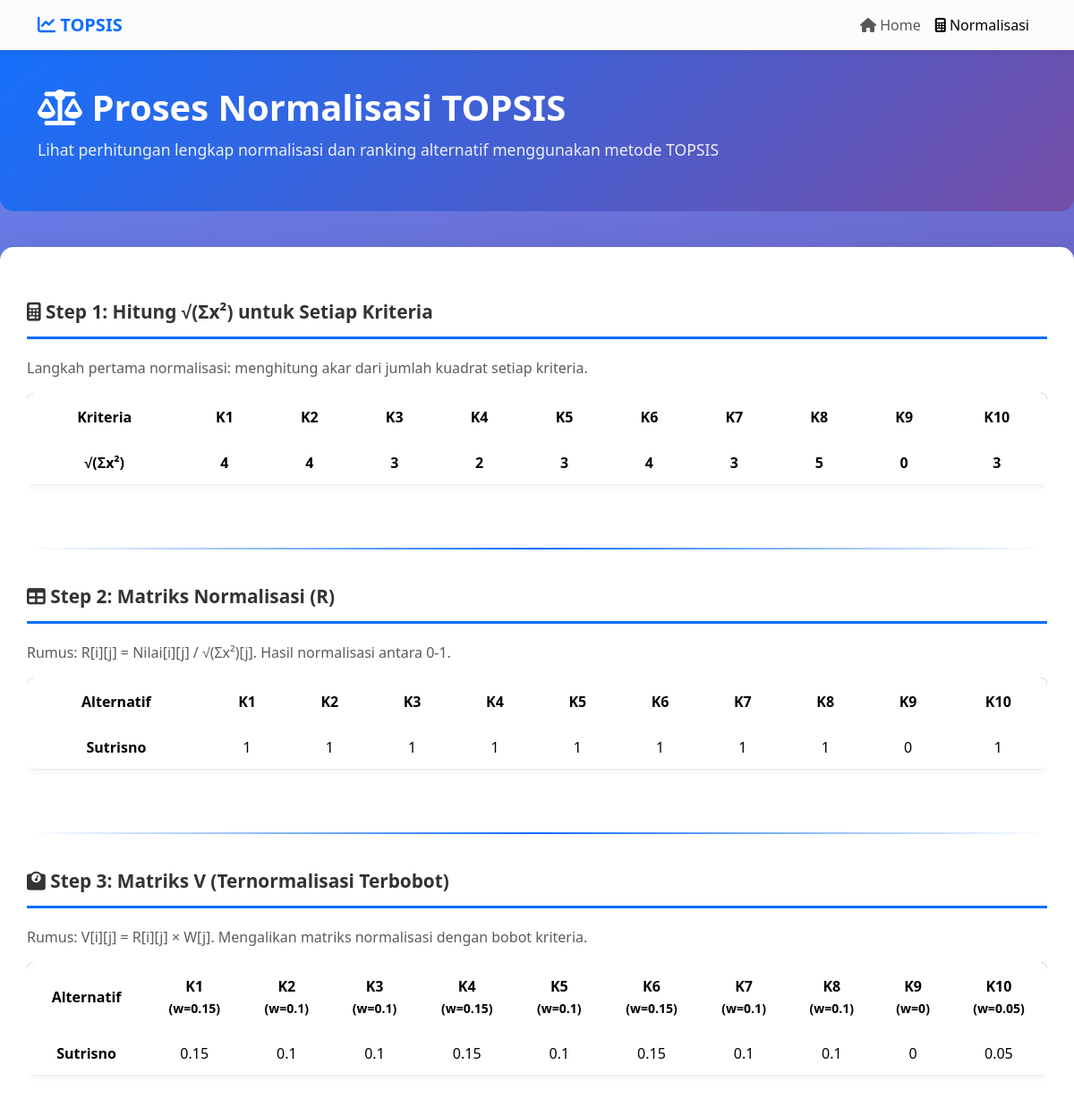
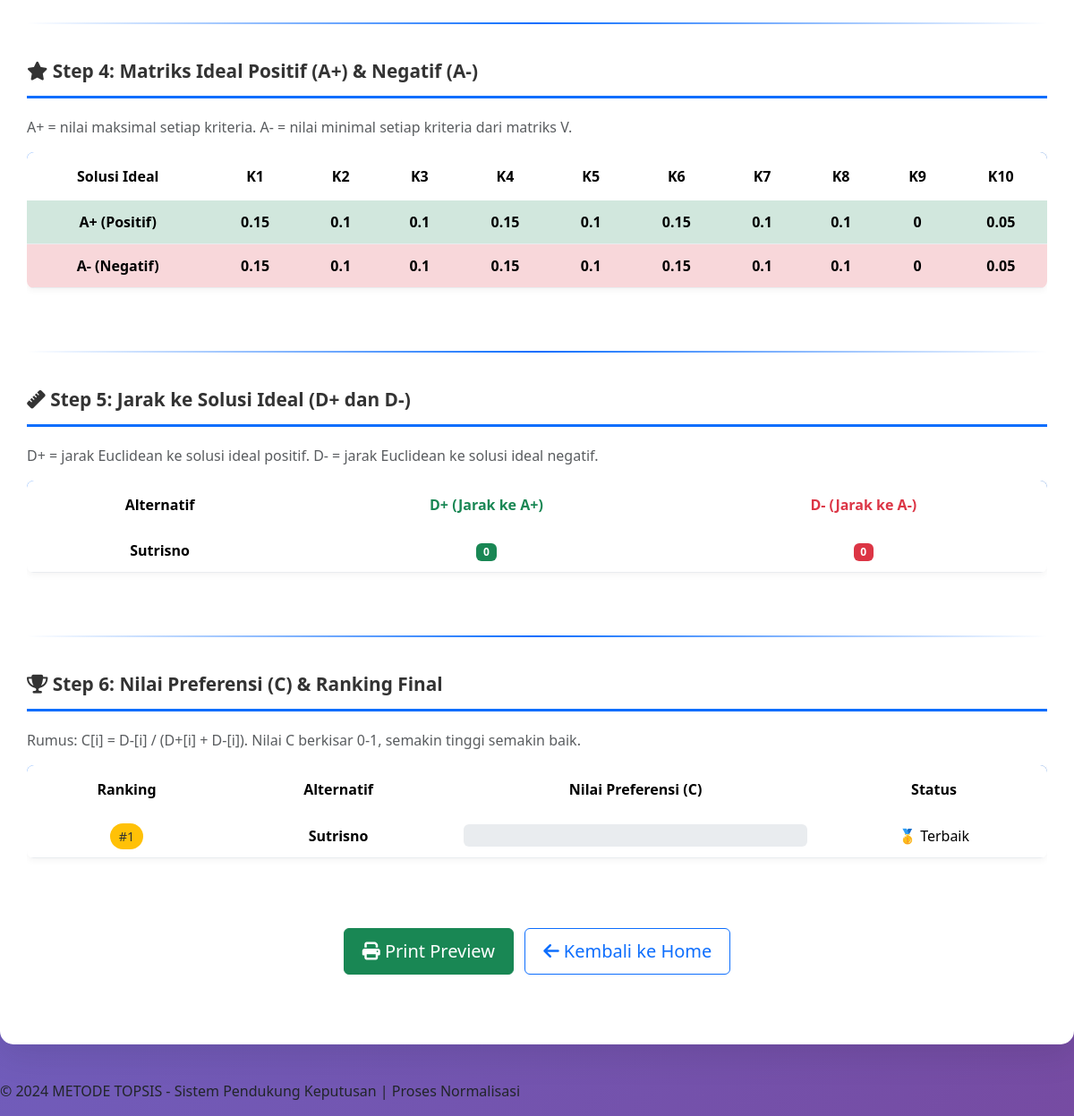
Screenshot of /normalisasi.php with the database file from the repository (2 pictures, top to bottom).
### tables this page shows
CREATE TABLE `matrik_keputusan` (
  `id` int NOT NULL,
  `kode_alternatif` varchar(10) NOT NULL,
  `k1` double DEFAULT NULL,
  `k2` double DEFAULT NULL,
  `k3` double DEFAULT NULL,
  `k4` double DEFAULT NULL,
  `k5` double DEFAULT NULL,
  `k6` double DEFAULT NULL,
  `k7` double DEFAULT NULL,
  `k8` double DEFAULT NULL,
  `k9` double DEFAULT NULL,
  `k10` double DEFAULT NULL
);

CREATE TABLE `alternatif` (
  `kode` varchar(10) NOT NULL,
  `nama_alternatif` varchar(255) NOT NULL
);

### normalisasi.php (the view, shortened to what this page needs)
<?php
include __DIR__ . "/koneksi.php";
$sql = "
    SELECT alternatif.kode, alternatif.nama_alternatif,
           matrik_keputusan.k1, matrik_keputusan.k2, matrik_keputusan.k3, matrik_keputusan.k4, matrik_keputusan.k5, matrik_keputusan.k6, matrik_keputusan.k7, matrik_keputusan.k8, matrik_keputusan.k9, matrik_keputusan.k10
    FROM alternatif
    JOIN matrik_keputusan
      ON alternatif.kode = matrik_keputusan.kode_alternatif
";
$query = mysqli_query($koneksi, $sql);
$data = [];
while($row = mysqli_fetch_assoc($query)){
    $data[] = $row;
}
$pembagi = ['k1'=>0,'k2'=>0,'k3'=>0,'k4'=>0,'k5'=>0,'k6'=>0,'k7'=>0,'k8'=>0,'k9'=>0,'k10'=>0];
foreach($data as $d){
    foreach($pembagi as $k=>$v){
        $pembagi[$k] += pow($d[$k],2);
    }
}
foreach($pembagi as $k=>$v){
    $pembagi[$k] = sqrt($v);
}
$R = [];
foreach($data as $i=>$d){
    foreach($pembagi as $k=>$v){
        if($v != 0){
            $R[$i][$k] = round($d[$k]/$v, 3);
        } else {
            $R[$i][$k] = 0;
        }
    }
}
$W = ['k1'=>0.15,'k2'=>0.1,'k3'=>0.1,'k4'=>0.15,'k5'=>0.1,'k6'=>0.15,'k7'=>0.1,'k8'=>0.1,'k9'=>0,'k10'=>0.05];
$V = [];
foreach($R as $i=>$r){
    foreach($W as $k=>$w){
        $V[$i][$k] = round($r[$k]*$w,3);
    }
}
$A_plus = [];
$A_minus = [];
foreach($W as $k=>$w){
    $col = array_column($V,$k);
    $A_plus[$k] = max($col);
    $A_minus[$k] = min($col);
}
$D_plus = [];
$D_minus = [];
foreach($V as $i=>$v){
    $sum_plus = 0;
    $sum_minus = 0;
    foreach($W as $k=>$w){
        $sum_plus += pow($v[$k] - $A_plus[$k],2);
        $sum_minus += pow($v[$k] - $A_minus[$k],2);
    }
    $D_plus[$i] = round(sqrt($sum_plus),3);
    $D_minus[$i] = round(sqrt($sum_minus),3);
}
$C = [];
foreach($data as $i=>$d){
    if($D_plus[$i] + $D_minus[$i] > 0){
        $C[$i] = round($D_minus[$i]/($D_plus[$i]+$D_minus[$i]),3);
    } else {
        $C[$i] = 0;
    }
}
$ranking = $C;
arsort($ranking);
?>
<!DOCTYPE html>
<html lang="id">
<head>
  <link href="https://cdn.jsdelivr.net/npm/bootstrap@5.3.2/dist/css/bootstrap.min.css" rel="stylesheet">
  <link href="https://cdnjs.cloudflare.com/ajax/libs/font-awesome/6.4.0/css/all.min.css" rel="stylesheet">
</head>
<body>
  <nav class="navbar navbar-expand-lg navbar-light navbar-custom">
    <div class="container">
      <a class="navbar-brand fw-bold text-primary" href="index.php">
        <i class="fas fa-chart-line"></i> TOPSIS
      </a>
      <div class="collapse navbar-collapse" id="navbarNav">
        <ul class="navbar-nav ms-auto">
          <li class="nav-item">
            <a class="nav-link" href="index.php"><i class="fas fa-home"></i> Home</a>
          </li>
          <li class="nav-item">
            <a class="nav-link active" href="normalisasi.php"><i class="fas fa-calculator"></i> Normalisasi</a>
          </li>
        </ul>
      </div>
    </div>
  </nav>
  <div class="header-section">
    <div class="container">
      <h1><i class="fas fa-balance-scale"></i> Proses Normalisasi TOPSIS</h1>
      <p>Lihat perhitungan lengkap normalisasi dan ranking alternatif menggunakan metode TOPSIS</p>
    </div>
  </div>
  <div class="container-main">
    <h2 class="section-title">
      <i class="fas fa-calculator"></i> Step 1: Hitung √(Σx²) untuk Setiap Kriteria
    </h2>
    <p class="text-muted">Langkah pertama normalisasi: menghitung akar dari jumlah kuadrat setiap kriteria.</p>
    <div class="table-responsive">
      <table class="table table-hover text-center">
        <thead>
          <tr>
            <th>Kriteria</th>
            <?php foreach($pembagi as $k=>$v): ?>
              <th><?= strtoupper($k) ?></th>
            <?php endforeach; ?>
          </tr>
        </thead>
        <tbody>
          <tr>
            <td><strong>√(Σx²)</strong></td>
            <?php foreach($pembagi as $k=>$v): ?>
              <td><strong><?= round($v, 3) ?></strong></td>
            <?php endforeach; ?>
          </tr>
        </tbody>
      </table>
    </div>
    <div class="divider"></div>
    <h2 class="section-title">
      <i class="fas fa-table"></i> Step 2: Matriks Normalisasi (R)
    </h2>
    <p class="text-muted">Rumus: R[i][j] = Nilai[i][j] / √(Σx²)[j]. Hasil normalisasi antara 0-1.</p>
    <div class="table-responsive">
      <table class="table table-hover text-center">
        <thead>
          <tr>
            <th>Alternatif</th>
            <?php foreach(array_keys($pembagi) as $k): ?>
              <th><?= strtoupper($k) ?></th>
            <?php endforeach; ?>
          </tr>
        </thead>
        <tbody>
          <?php foreach($data as $i=>$d): ?>
            <tr>
              <td><strong><?= $d['nama_alternatif'] ?></strong></td>
              <?php foreach($pembagi as $k=>$v): ?>
                <td><?= $R[$i][$k] ?></td>
              <?php endforeach; ?>
            </tr>
          <?php endforeach; ?>
        </tbody>
      </table>
    </div>
    <div class="divider"></div>
    <h2 class="section-title">
      <i class="fas fa-weight"></i> Step 3: Matriks V (Ternormalisasi Terbobot)
    </h2>
    <p class="text-muted">Rumus: V[i][j] = R[i][j] × W[j]. Mengalikan matriks normalisasi dengan bobot kriteria.</p>
    <div class="table-responsive">
      <table class="table table-hover text-center">
        <thead>
          <tr>
            <th>Alternatif</th>
            <?php foreach($W as $k=>$w): ?>
              <th>
                <?= strtoupper($k) ?>
                <br><small>(w=<?= $w ?>)</small>
              </th>
            <?php endforeach; ?>
          </tr>
        </thead>
        <tbody>
          <?php foreach($data as $i=>$d): ?>
            <tr>
              <td><strong><?= $d['nama_alternatif'] ?></strong></td>
              <?php foreach($W as $k=>$w): ?>
                <td><?= $V[$i][$k] ?></td>
              <?php endforeach; ?>
            </tr>
          <?php endforeach; ?>
        </tbody>
      </table>
    </div>
    <div class="divider"></div>
    <h2 class="section-title">
      <i class="fas fa-star"></i> Step 4: Matriks Ideal Positif (A+) & Negatif (A-)
    </h2>
    <p class="text-muted">A+ = nilai maksimal setiap kriteria. A- = nilai minimal setiap kriteria dari matriks V.</p>
    <div class="table-responsive">
      <table class="table table-hover text-center">
        <thead>
          <tr>
            <th>Solusi Ideal</th>
            <?php foreach($W as $k=>$w): ?>
              <th><?= strtoupper($k) ?></th>
            <?php endforeach; ?>
          </tr>
        </thead>
        <tbody>
          <tr class="table-success">
            <td><strong>A+ (Positif)</strong></td>
            <?php foreach($A_plus as $v): ?>
              <td><strong><?= $v ?></strong></td>
            <?php endforeach; ?>
          </tr>
          <tr class="table-danger">
            <td><strong>A- (Negatif)</strong></td>
            <?php foreach($A_minus as $v): ?>
              <td><strong><?= $v ?></strong></td>
            <?php endforeach; ?>
          </tr>
        </tbody>
      </table>
    </div>
    <div class="divider"></div>
    <h2 class="section-title">
      <i class="fas fa-ruler"></i> Step 5: Jarak ke Solusi Ideal (D+ dan D-)
    </h2>
    <p class="text-muted">
      D+ = jarak Euclidean ke solusi ideal positif.
      D- = jarak Euclidean ke solusi ideal negatif.
    </p>
    <div class="table-responsive">
      <table class="table table-hover text-center">
        <thead>
          <tr>
            <th>Alternatif</th>
            <th class="text-success">D+ (Jarak ke A+)</th>
            <th class="text-danger">D- (Jarak ke A-)</th>
          </tr>
        </thead>
        <tbody>
          <?php foreach($data as $i=>$d): ?>
            <tr>
              <td><strong><?= $d['nama_alternatif'] ?></strong></td>
              <td><span class="badge bg-success"><?= $D_plus[$i] ?></span></td>
              <td><span class="badge bg-danger"><?= $D_minus[$i] ?></span></td>
            </tr>
          <?php endforeach; ?>
        </tbody>
      </table>
    </div>
    <div class="divider"></div>
    <h2 class="section-title">
      <i class="fas fa-trophy"></i> Step 6: Nilai Preferensi (C) & Ranking Final
    </h2>
    <p class="text-muted">
      Rumus: C[i] = D-[i] / (D+[i] + D-[i]).
      Nilai C berkisar 0-1, semakin tinggi semakin baik.
    </p>
    <div class="table-responsive">
      <table class="table table-hover text-center">
        <thead>
          <tr>
            <th>Ranking</th>
            <th>Alternatif</th>
            <th>Nilai Preferensi (C)</th>
            <th>Status</th>
          </tr>
        </thead>
        <tbody>
          <?php
          $rank = 1;
          foreach($ranking as $i=>$c_val):
            if($rank == 1){
              $badge_class = 'badge-rank badge-rank-1';
              $status = '🥇 Terbaik';
            } elseif($rank == 2){
              $badge_class = 'badge-rank badge-rank-2';
              $status = '🥈 Kedua';
            } elseif($rank == 3){
              $badge_class = 'badge-rank badge-rank-3';
              $status = '🥉 Ketiga';
            } else {
              $badge_class = 'badge-rank';
              $status = '✓ Alternatif';
            }
          ?>
            <tr>
              <td>
                <span class="<?= $badge_class ?>">#<?= $rank ?></span>
              </td>
              <td><strong><?= $data[$i]['nama_alternatif'] ?></strong></td>
              <td>
                <div class="progress" style="height: 25px;">
                </div>
              </td>
              <td><?= $status ?></td>
            </tr>
          <?php $rank++; endforeach; ?>
        </tbody>
      </table>
    </div>
    <div class="text-center my-5">
      <button class="btn btn-success btn-lg btn-action btn-print" onclick="window.print()">
        <i class="fas fa-print"></i> Print Preview
      </button>
      <a href="index.php" class="btn btn-outline-primary btn-lg btn-action ms-2">
        <i class="fas fa-arrow-left"></i> Kembali ke Home
      </a>
    </div>
  </div>
  <div id="footer-section">
    <p>&copy; 2024 METODE TOPSIS - Sistem Pendukung Keputusan | Proses Normalisasi</p>
  </div>
</body>
</html>

### normalisasi.php (style rules this page uses)
:root { --primary-color: #0d6efd; --secondary-color: #6c757d; --success-color: #198754; --danger-color: #dc3545; --light-bg: #f8f9fa; }
body { background: linear-gradient(135deg, #667eea 0%, #764ba2 100%); min-height: 100vh; font-family: 'Segoe UI', Tahoma, Geneva, Verdana, sans-serif; }
.navbar-custom { background: rgba(255, 255, 255, 0.98); box-shadow: 0 2px 10px rgba(0, 0, 0, 0.1); position: sticky; top: 0; z-index: 1000; }
.header-section { background: linear-gradient(135deg, rgba(13, 110, 253, 0.9) 0%, rgba(118, 75, 162, 0.9) 100%); color: white; padding: 40px 0; margin-bottom: 40px; border-radius: 0 0 15px 15px; }
.header-section h1 { font-weight: 700; font-size: 2.5rem; margin-bottom: 10px; }
.header-section p { font-size: 1.1rem; opacity: 0.9; }
.container-main { background: white; border-radius: 15px; padding: 30px; box-shadow: 0 10px 40px rgba(0, 0, 0, 0.1); margin: 0 auto 40px; max-width: 1200px; }
.section-title { font-weight: 600; color: #333; margin: 30px 0 20px 0; padding-bottom: 15px; border-bottom: 3px solid var(--primary-color); font-size: 1.3rem; }
.table { background: white; border-radius: 8px; overflow: hidden; box-shadow: 0 2px 8px rgba(0, 0, 0, 0.05); margin-bottom: 30px; }
.table thead { background: linear-gradient(135deg, var(--primary-color) 0%, #0a58ca 100%); color: white; }
.table thead th { border: none; padding: 15px; font-weight: 600; vertical-align: middle; }
.table tbody td { padding: 12px 15px; border-color: #e9ecef; vertical-align: middle; }
.table tbody tr:nth-child(odd) { background-color: #f8f9fa; }
.btn-action { border-radius: 6px; font-weight: 500; transition: all 0.3s ease; padding: 10px 20px; }
.divider { height: 2px; background: linear-gradient(to right, transparent, var(--primary-color), transparent); margin: 40px 0; }
.badge-rank { font-size: 0.9rem; padding: 5px 10px; border-radius: 20px; }
.badge-rank-1 { background-color: #ffc107; color: #333; }
.table { animation: fadeIn 0.6s ease-in-out; }

### rows the page displays
matrik_keputusan: k1 "4", k2 "4", k3 "3", k4 "2", k5 "3", k6 "4", k7 "3", k8 "5", k10 "3", kode_alternatif.nama_alternatif "Sutrisno", k "1", k "0", k "0.15", k "0.1", k "0.05", i "0"

### other values shown
$k "K1"
$k "K2"
$k "K3"
$k "K4"
$k "K5"
$k "K6"
$k "K7"
$k "K8"
$k "K9"
$k "K10"
$v "0"
$w "0.15"
$w "0.1"
$w "0"
$w "0.05"
